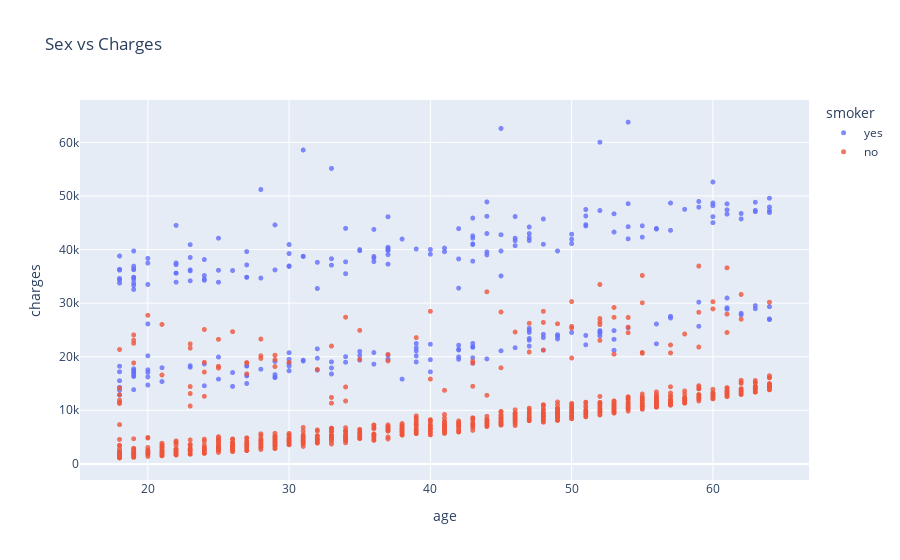

The cell this chart's notebook holds for it:
### Markdown cell above
> **Note:** Always compare your dataset's distributions with real-world population statistics to ensure accuracy.  
> **Example:** If your data shows 90% smokers but in reality only ~10% of the population smokes, your model will be biased and likely predict most cases as smokers.  
> **Action:** Verify and adjust before analysis to avoid misleading conclusions.

### Code cell
fig = px.scatter(medical_df,
                x='age',
                y='charges',
                color='smoker',
                opacity=0.8,
                hover_data=['sex'],
                title='Sex vs Charges')
fig.update_traces(marker_size=5)
fig.show()

### Figure 1 — Plotly figure (JSON) as saved in the notebook; plotly's stock layout.template omitted (floating-point values rounded to 4 significant figures; data arrays with more than 128 entries replaced by an {"elided": "..."} marker saying what was removed)
{"data": [{"customdata": {"elided": "274x1 str values"}, "hovertemplate": "smoker=yes<br>age=%{x}<br>charges=%{y}<br>sex=%{customdata[0]}<extra></extra>", "legendgroup": "yes", "marker": {"color": "#636efa", "opacity": 0.8, "size": 5, "symbol": "circle"}, "mode": "markers", "name": "yes", "showlegend": true, "type": "scattergl", "x": {"elided": "274 int values"}, "xaxis": "x", "y": {"elided": "274 float values"}, "yaxis": "y"}, {"customdata": {"elided": "1064x1 str values"}, "hovertemplate": "smoker=no<br>age=%{x}<br>charges=%{y}<br>sex=%{customdata[0]}<extra></extra>", "legendgroup": "no", "marker": {"color": "#EF553B", "opacity": 0.8, "size": 5, "symbol": "circle"}, "mode": "markers", "name": "no", "showlegend": true, "type": "scattergl", "x": {"elided": "1064 int values"}, "xaxis": "x", "y": {"elided": "1064 float values"}, "yaxis": "y"}], "layout": {"legend": {"title": {"text": "smoker"}, "tracegroupgap": 0}, "title": {"text": "Sex vs Charges"}, "xaxis": {"anchor": "y", "domain": [0, 1], "title": {"text": "age"}}, "yaxis": {"anchor": "x", "domain": [0, 1], "title": {"text": "charges"}}}}
